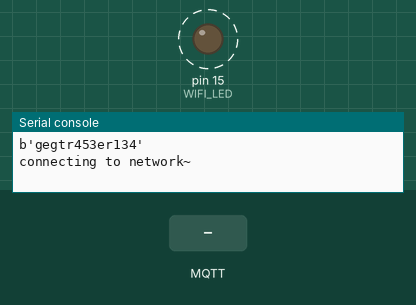
Simulated run of this program. Board: MicroPython board. On the bench: output pins drawn as LEDs (lit = HIGH), the last lines printed to the serial console. Dashed ring = blinking. Inputs (shaded band) come from the test bench. WiFi joins after 1.5 s; no MQTT or app messages arrive unless stated; the clock reads 2024-03-15 10:24:30 at power-on unless the program sets it.

Above: at 0.75 s.
1.3 s: MQTT message "1" arrives on the first subscribed topic
At 2.9 s:
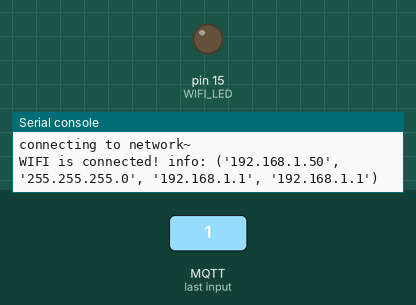
4.4 s: MQTT message "on" arrives on the first subscribed topic
6.4 s: MQTT message "off" arrives on the first subscribed topic
Timing chart, 0 to 9.4 s (numbered marks = the images above; inputs shaded):
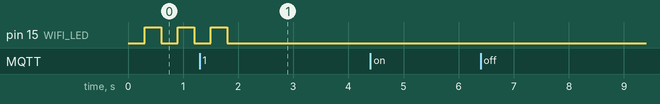

The program:

main_example.py
```python
from umqtt.simple import MQTTClient
from machine import Pin,Timer
import wifi
import time
import machine,ubinascii

WIFI_NAME = "5a410"
PASSWORD = ""

TOPIC = b"/zucctjz/msgtest"
MSG = "Hello,Python!"

MQTT_SERVER = "mq.tongxinmao.com"
MQTT_PORT = 18830
CLIENT_ID = b"gegtr453er134"

def timer(tim):
    #client.publish(TOPIC,MSG)
    client.check_msg()

def callback(topic,msg):
    print("topic:{},msg:{}".format(topic,msg))

print(CLIENT_ID)
if wifi.WIFI_connect(WIFI_NAME,PASSWORD):
    client = MQTTClient(CLIENT_ID,MQTT_SERVER,MQTT_PORT)
    client.set_callback(callback)
    client.connect()
    client.subscribe(TOPIC)

    tim = Timer(-1)
    tim.init(period=1000,mode=Timer.PERIODIC,callback=timer)
```

wifi.py
```python
import network,time
from machine import Pin

WIFI_LED_PIN = 15

def WIFI_connect(name,password):
    WIFI_LED = Pin(WIFI_LED_PIN,Pin.OUT)

    wlan = network.WLAN(network.STA_IF)
    wlan.active(True)
    start_time = time.time()

    if not wlan.isconnected():
        print("connecting to network~")
        wlan.connect(name,password)

        while not wlan.isconnected():
            WIFI_LED.value(0)
            time.sleep_ms(300)
            WIFI_LED.value(1)
            time.sleep_ms(300)

            if time.time() - start_time >=15:
                print("connected failed.")
                break


    if wlan.isconnected():
        WIFI_LED.value(0);
        print("WIFI is connected! info:",wlan.ifconfig())
        return True

    return False
```
